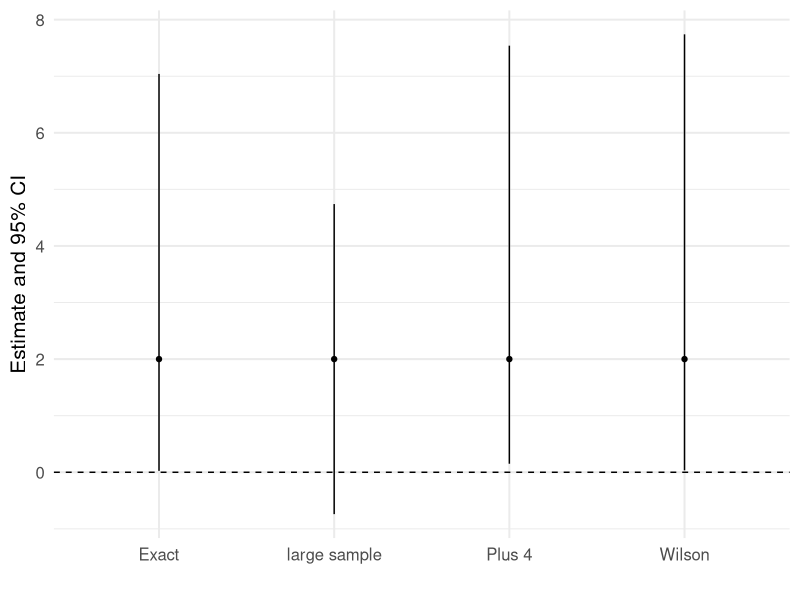

Write the R code that produced this figure.
## ---- chunk 1
p.hat <- 100/500 # estimate proportion
se <- sqrt(p.hat*(1-p.hat)/500) # standard error
p.hat - 1.96*se # Lower confidence bound
p.hat + 1.96*se # Upper confidence bound
## ---- chunk 2
binom.test(x = 100, n = 500, conf.level = 0.95)
## ---- chunk 3
prop.test(x = 100, n = 500, conf.level = 0.95)
## ---- chunk 4
p.tilde <- (100 + 2)/(500 + 4)
se <- sqrt(p.tilde * (1 - p.tilde)/504) # standard error
p.tilde - 1.96 * se # Lower confidence bound
p.tilde + 1.96 * se # Upper confidence bound
## ---- chunk 5
pnorm(q = 3.06413, lower.tail = F)
## ---- chunk 6
# students, dont worry about this code
library(ggplot2)
library(tibble)
elderly_CIs <- tibble(method = c("large sample", "Exact", "Wilson", "Plus 4"),
       lower = c(-0.74, 0.024, 0.034, 0.15),
       upper = c(4.74, 7.04, 7.74, 7.54),
       estimate = rep(2,4))

ggplot(data = elderly_CIs, 
       aes(x = method, y = estimate)) +
  geom_point() +
  geom_segment(aes(xend = method, y = lower, yend = upper)) +
  geom_hline(aes(yintercept = 0), lty = 2) +
  labs(y = "Estimate and 95% CI", x = "") +
  theme_minimal(base_size = 15)
## ---- chunk 7
p.hat <- 2/100 # estimate proportion
se <- sqrt(p.hat*(1-p.hat)/100) # standard error
c(p.hat - 1.96*se, p.hat + 1.96*se) # CI
## ---- chunk 8
binom.test(x = 2, n = 100, p = 0.5, conf.level = 0.95)
## ---- chunk 9
prop.test(x = 2, n = 100, p = 0.5, conf.level = 0.95)
## ---- chunk 10
p.tilde <- (2 + 2)/(100 + 4)
se <- sqrt(p.tilde*(1-p.tilde)/104) # standard error
c(p.tilde - 1.96*se, p.tilde + 1.96*se) # CI
